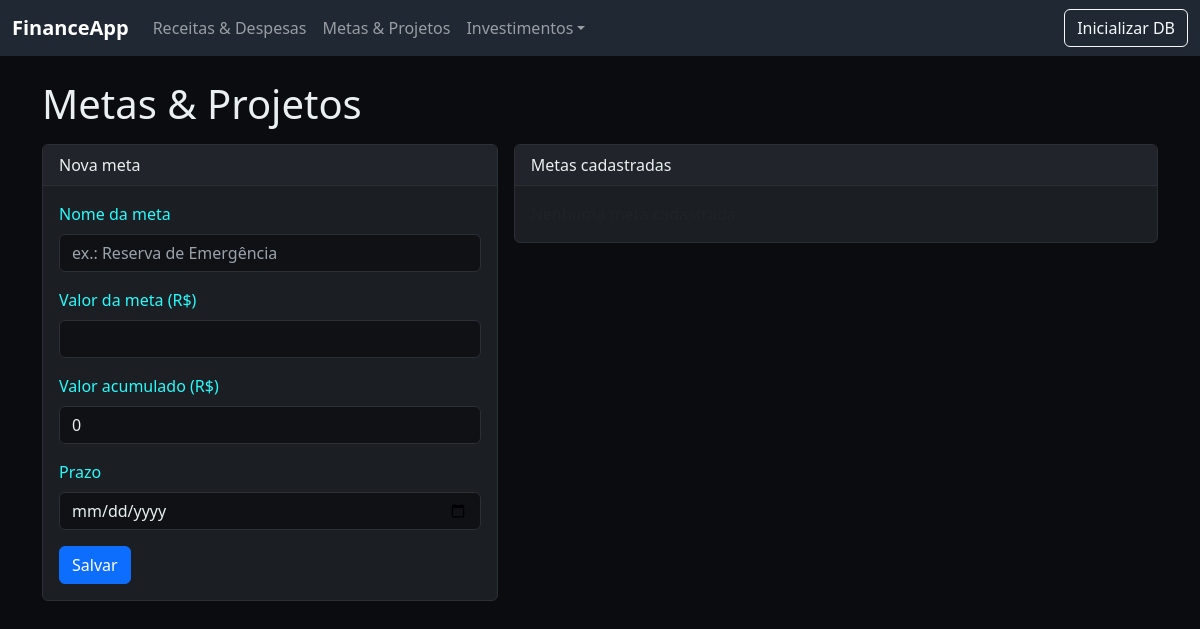
Page /metas on the earlier database version.
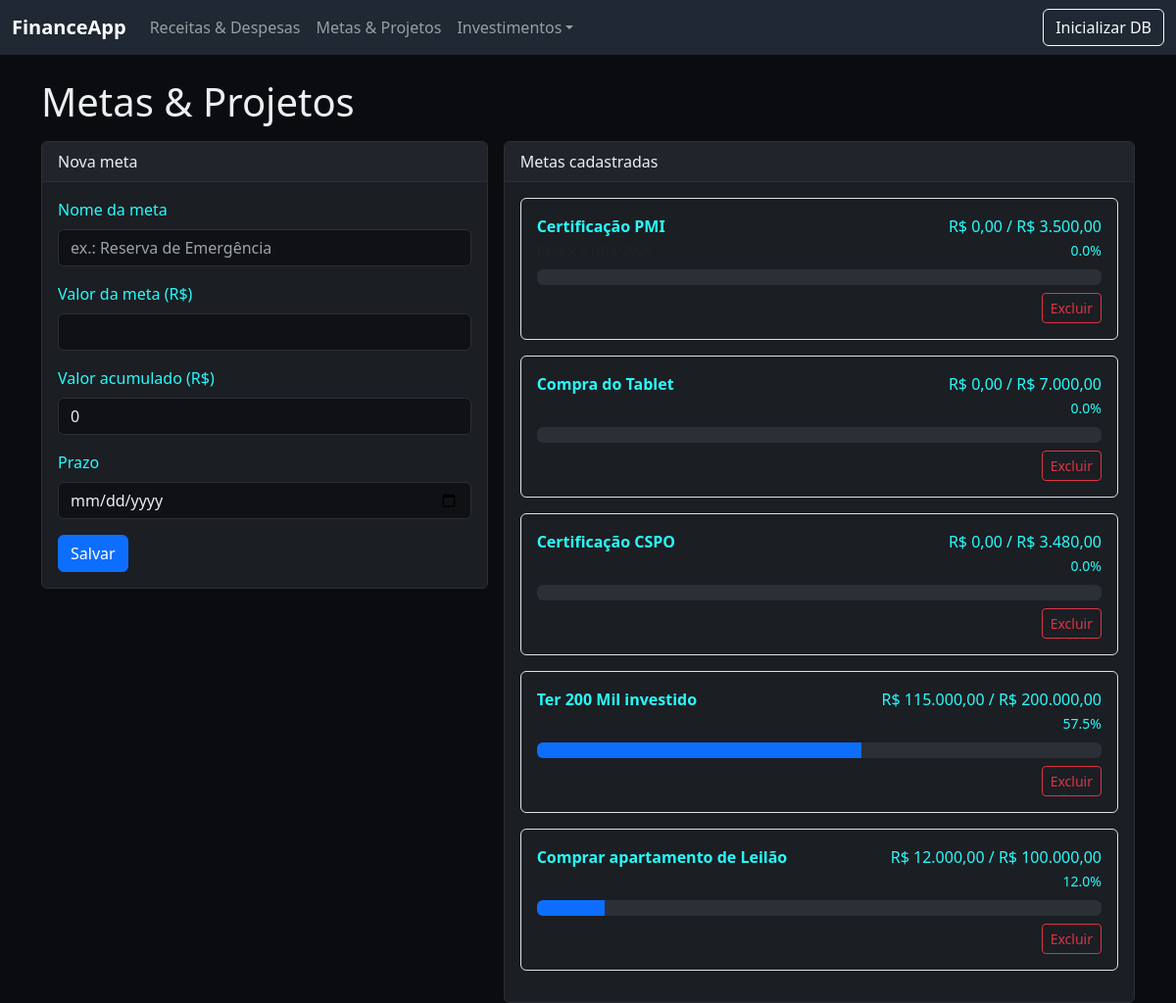
Same page on the later database version.
### app.py (models this page shows)
class Goal(db.Model):
    __tablename__ = 'goals'
    id = db.Column(db.Integer, primary_key=True)
    nome = db.Column(db.String(200), nullable=False)
    valor_meta = db.Column(db.Float, nullable=False)
    valor_acumulado = db.Column(db.Float, nullable=False, default=0.0)
    prazo = db.Column(db.Date, nullable=True)

### app.py (the view, shortened to what this page needs)
@app.route('/metas', methods=['GET', 'POST'])
def metas():
    metas = Goal.query.order_by(Goal.prazo.asc().nullsLast()).all() if hasattr(db.text(''), 'nullsLast') else Goal.query.all()
    return render_template('metas.html', metas=metas)

### app.py (called while the page is built)
def money(n):
    return f"R$ {n:,.2f}".replace(",", "X").replace(".", ",").replace("X", ".")

### templates/metas.html
{% extends "base.html" %}
{% block content %}
<h1 class="mb-3">Metas & Projetos</h1>
<div class="row g-3">
  <div class="col-md-5">
    <div class="card">
      <div class="card-header">Nova meta</div>
      <div class="card-body">
        <form method="post">
          <div class="mb-3">
            <label class="form-label">Nome da meta</label>
            <input class="form-control" name="nome" required placeholder="ex.: Reserva de Emergência">
          </div>
          <div class="mb-3">
            <label class="form-label">Valor da meta (R$)</label>
            <input type="number" step="0.01" class="form-control" name="valor_meta" required>
          </div>
          <div class="mb-3">
            <label class="form-label">Valor acumulado (R$)</label>
            <input type="number" step="0.01" class="form-control" name="valor_acumulado" value="0">
          </div>
          <div class="mb-3">
            <label class="form-label">Prazo</label>
            <input type="date" class="form-control" name="prazo">
          </div>
          <button class="btn btn-primary">Salvar</button>
        </form>
      </div>
    </div>
  </div>
  <div class="col-md-7">
    <div class="card">
      <div class="card-header">Metas cadastradas</div>
      <div class="card-body">
        {% if metas %}
          {% for m in metas %}
            {% set progresso = (m.valor_acumulado / m.valor_meta * 100) if m.valor_meta else 0 %}
            <div class="mb-3 p-3 border rounded">
              <div class="d-flex justify-content-between">
                <div>
                  <strong>{{ m.nome }}</strong>
                  {% if m.prazo %}<div><small class="text-muted">Prazo: {{ m.prazo.strftime('%d/%m/%Y') }}</small></div>{% endif %}
                </div>
                <div class="text-end">
                  <div>{{ m.valor_acumulado|money }} / {{ m.valor_meta|money }}</div>
                  <div><small>{{ progresso|round(1) }}%</small></div>
                </div>
              </div>
              <div class="progress mt-2">
                <div class="progress-bar" style="width: {{ progresso if progresso<=100 else 100 }}%"></div>
              </div>
              <div class="text-end mt-2">
                <form method="post" action="{{ url_for('excluir_meta', gid=m.id) }}" onsubmit="return confirm('Excluir esta meta?')">
                  <button class="btn btn-sm btn-outline-danger">Excluir</button>
                </form>
              </div>
            </div>
          {% endfor %}
        {% else %}
          <p class="text-muted mb-0">Nenhuma meta cadastrada.</p>
        {% endif %}
      </div>
    </div>
  </div>
</div>
{% endblock %}

Differences in the rows shown:
added Goal: nome "Certificação PMI", valor_acumulado "R$ 0,00", valor_meta "R$ 3.500,00", valor_acumulado "0.0"
added Goal: nome "Compra do Tablet", valor_acumulado "R$ 0,00", valor_meta "R$ 7.000,00", valor_acumulado "0.0"
added Goal: nome "Certificação CSPO", valor_acumulado "R$ 0,00", valor_meta "R$ 3.480,00", valor_acumulado "0.0"
added Goal: nome "Ter 200 Mil investido", valor_acumulado "R$ 115.000,00", valor_meta "R$ 200.000,00", progresso "57.5", {{ progresso if progresso<=100 else 100 }} 57.49999999999999 (drawn)
added Goal: nome "Comprar apartamento de Leilão", valor_acumulado "R$ 12.000,00", valor_meta "R$ 100.000,00", progresso "12.0"
